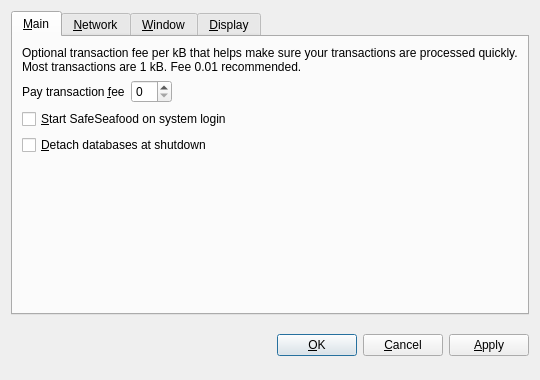
<?xml version="1.0" encoding="UTF-8"?>
<ui version="4.0">
 <class>OptionsDialog</class>
 <widget class="QDialog" name="OptionsDialog">
  <property name="geometry">
   <rect>
    <x>0</x>
    <y>0</y>
    <width>540</width>
    <height>380</height>
   </rect>
  </property>
  <property name="windowTitle">
   <string>Options</string>
  </property>
  <property name="modal">
   <bool>true</bool>
  </property>
  <layout class="QVBoxLayout" name="verticalLayout">
   <item>
    <widget class="QTabWidget" name="tabWidget">
     <property name="tabPosition">
      <enum>QTabWidget::North</enum>
     </property>
     <property name="currentIndex">
      <number>0</number>
     </property>
     <widget class="QWidget" name="tabMain">
      <attribute name="title">
       <string>&amp;Main</string>
      </attribute>
      <layout class="QVBoxLayout" name="verticalLayout_Main">
       <item>
        <widget class="QLabel" name="transactionFeeInfoLabel">
         <property name="text">
          <string>Optional transaction fee per kB that helps make sure your transactions are processed quickly. Most transactions are 1 kB. Fee 0.01 recommended.</string>
         </property>
         <property name="textFormat">
          <enum>Qt::PlainText</enum>
         </property>
         <property name="wordWrap">
          <bool>true</bool>
         </property>
        </widget>
       </item>
       <item>
        <layout class="QHBoxLayout" name="horizontalLayout_Main">
         <item>
          <widget class="QLabel" name="transactionFeeLabel">
           <property name="text">
            <string>Pay transaction &amp;fee</string>
           </property>
           <property name="textFormat">
            <enum>Qt::PlainText</enum>
           </property>
           <property name="buddy">
            <cstring>transactionFee</cstring>
           </property>
          </widget>
         </item>
         <item>
          <widget class="BitcoinAmountField" name="transactionFee"/>
         </item>
         <item>
          <spacer name="horizontalSpacer_Main">
           <property name="orientation">
            <enum>Qt::Horizontal</enum>
           </property>
           <property name="sizeHint" stdset="0">
            <size>
             <width>40</width>
             <height>20</height>
            </size>
           </property>
          </spacer>
         </item>
        </layout>
       </item>
       <item>
        <widget class="QCheckBox" name="bitcoinAtStartup">
         <property name="toolTip">
          <string>Automatically start SafeSeafood after logging in to the system.</string>
         </property>
         <property name="text">
          <string>&amp;Start SafeSeafood on system login</string>
         </property>
        </widget>
       </item>
       <item>
        <widget class="QCheckBox" name="detachDatabases">
         <property name="toolTip">
          <string>Detach block and address databases at shutdown. This means they can be moved to another data directory, but it slows down shutdown. The wallet is always detached.</string>
         </property>
         <property name="text">
          <string>&amp;Detach databases at shutdown</string>
         </property>
        </widget>
       </item>
       <item>
        <spacer name="verticalSpacer_Main">
         <property name="orientation">
          <enum>Qt::Vertical</enum>
         </property>
         <property name="sizeHint" stdset="0">
          <size>
           <width>20</width>
           <height>40</height>
          </size>
         </property>
        </spacer>
       </item>
      </layout>
     </widget>
     <widget class="QWidget" name="tabNetwork">
      <attribute name="title">
       <string>&amp;Network</string>
      </attribute>
      <layout class="QVBoxLayout" name="verticalLayout_Network">
       <item>
        <widget class="QCheckBox" name="mapPortUpnp">
         <property name="toolTip">
          <string>Automatically open the SafeSeafood client port on the router. This only works when your router supports UPnP and it is enabled.</string>
         </property>
         <property name="text">
          <string>Map port using &amp;UPnP</string>
         </property>
        </widget>
       </item>
       <item>
        <widget class="QCheckBox" name="connectSocks">
         <property name="toolTip">
          <string>Connect to the SafeSeafood network through a SOCKS proxy (e.g. when connecting through Tor).</string>
         </property>
         <property name="text">
          <string>&amp;Connect through SOCKS proxy:</string>
         </property>
        </widget>
       </item>
       <item>
        <layout class="QHBoxLayout" name="horizontalLayout_Network">
         <item>
          <widget class="QLabel" name="proxyIpLabel">
           <property name="text">
            <string>Proxy &amp;IP:</string>
           </property>
           <property name="textFormat">
            <enum>Qt::PlainText</enum>
           </property>
           <property name="buddy">
            <cstring>proxyIp</cstring>
           </property>
          </widget>
         </item>
         <item>
          <widget class="QValidatedLineEdit" name="proxyIp">
           <property name="maximumSize">
            <size>
             <width>140</width>
             <height>16777215</height>
            </size>
           </property>
           <property name="toolTip">
            <string>IP address of the proxy (e.g. 127.0.0.1)</string>
           </property>
          </widget>
         </item>
         <item>
          <widget class="QLabel" name="proxyPortLabel">
           <property name="text">
            <string>&amp;Port:</string>
           </property>
           <property name="textFormat">
            <enum>Qt::PlainText</enum>
           </property>
           <property name="buddy">
            <cstring>proxyPort</cstring>
           </property>
          </widget>
         </item>
         <item>
          <widget class="QLineEdit" name="proxyPort">
           <property name="maximumSize">
            <size>
             <width>55</width>
             <height>16777215</height>
            </size>
           </property>
           <property name="toolTip">
            <string>Port of the proxy (e.g. 9050)</string>
           </property>
          </widget>
         </item>
         <item>
          <widget class="QLabel" name="socksVersionLabel">
           <property name="text">
            <string>SOCKS &amp;Version:</string>
           </property>
           <property name="textFormat">
            <enum>Qt::PlainText</enum>
           </property>
           <property name="buddy">
            <cstring>socksVersion</cstring>
           </property>
          </widget>
         </item>
         <item>
          <widget class="QValueComboBox" name="socksVersion">
           <property name="toolTip">
            <string>SOCKS version of the proxy (e.g. 5)</string>
           </property>
          </widget>
         </item>
         <item>
          <spacer name="horizontalSpacer_Network">
           <property name="orientation">
            <enum>Qt::Horizontal</enum>
           </property>
           <property name="sizeHint" stdset="0">
            <size>
             <width>40</width>
             <height>20</height>
            </size>
           </property>
          </spacer>
         </item>
        </layout>
       </item>
       <item>
        <spacer name="verticalSpacer_Network">
         <property name="orientation">
          <enum>Qt::Vertical</enum>
         </property>
         <property name="sizeHint" stdset="0">
          <size>
           <width>20</width>
           <height>40</height>
          </size>
         </property>
        </spacer>
       </item>
      </layout>
     </widget>
     <widget class="QWidget" name="tabWindow">
      <attribute name="title">
       <string>&amp;Window</string>
      </attribute>
      <layout class="QVBoxLayout" name="verticalLayout_Window">
       <item>
        <widget class="QCheckBox" name="minimizeToTray">
         <property name="toolTip">
          <string>Show only a tray icon after minimizing the window.</string>
         </property>
         <property name="text">
          <string>&amp;Minimize to the tray instead of the taskbar</string>
         </property>
        </widget>
       </item>
       <item>
        <widget class="QCheckBox" name="minimizeOnClose">
         <property name="toolTip">
          <string>Minimize instead of exit the application when the window is closed. When this option is enabled, the application will be closed only after selecting Quit in the menu.</string>
         </property>
         <property name="text">
          <string>M&amp;inimize on close</string>
         </property>
        </widget>
       </item>
       <item>
        <spacer name="verticalSpacer_Window">
         <property name="orientation">
          <enum>Qt::Vertical</enum>
         </property>
         <property name="sizeHint" stdset="0">
          <size>
           <width>20</width>
           <height>40</height>
          </size>
         </property>
        </spacer>
       </item>
      </layout>
     </widget>
     <widget class="QWidget" name="tabDisplay">
      <attribute name="title">
       <string>&amp;Display</string>
      </attribute>
      <layout class="QVBoxLayout" name="verticalLayout_Display">
       <item>
        <layout class="QHBoxLayout" name="horizontalLayout_1_Display">
         <item>
          <widget class="QLabel" name="langLabel">
           <property name="text">
            <string>User Interface &amp;language:</string>
           </property>
           <property name="textFormat">
            <enum>Qt::PlainText</enum>
           </property>
           <property name="buddy">
            <cstring>lang</cstring>
           </property>
          </widget>
         </item>
         <item>
          <widget class="QValueComboBox" name="lang">
           <property name="toolTip">
            <string>The user interface language can be set here. This setting will take effect after restarting SafeSeafood.</string>
           </property>
          </widget>
         </item>
        </layout>
       </item>
       <item>
        <layout class="QHBoxLayout" name="horizontalLayout_2_Display">
         <item>
          <widget class="QLabel" name="unitLabel">
           <property name="text">
            <string>&amp;Unit to show amounts in:</string>
           </property>
           <property name="textFormat">
            <enum>Qt::PlainText</enum>
           </property>
           <property name="buddy">
            <cstring>unit</cstring>
           </property>
          </widget>
         </item>
         <item>
          <widget class="QValueComboBox" name="unit">
           <property name="toolTip">
            <string>Choose the default subdivision unit to show in the interface and when sending coins.</string>
           </property>
          </widget>
         </item>
        </layout>
       </item>
       <item>
        <widget class="QCheckBox" name="displayAddresses">
         <property name="toolTip">
          <string>Whether to show SafeSeafood addresses in the transaction list or not.</string>
         </property>
         <property name="text">
          <string>&amp;Display addresses in transaction list</string>
         </property>
        </widget>
       </item>
       <item>
        <spacer name="verticalSpacer_Display">
         <property name="orientation">
          <enum>Qt::Vertical</enum>
         </property>
         <property name="sizeHint" stdset="0">
          <size>
           <width>20</width>
           <height>40</height>
          </size>
         </property>
        </spacer>
       </item>
      </layout>
     </widget>
    </widget>
   </item>
   <item>
    <layout class="QHBoxLayout" name="horizontalLayout_Buttons">
     <item>
      <spacer name="horizontalSpacer_1">
       <property name="orientation">
        <enum>Qt::Horizontal</enum>
       </property>
       <property name="sizeHint" stdset="0">
        <size>
         <width>40</width>
         <height>48</height>
        </size>
       </property>
      </spacer>
     </item>
     <item>
      <widget class="QLabel" name="statusLabel">
       <property name="font">
        <font>
         <weight>75</weight>
         <bold>true</bold>
        </font>
       </property>
       <property name="text">
        <string/>
       </property>
       <property name="textFormat">
        <enum>Qt::PlainText</enum>
       </property>
       <property name="wordWrap">
        <bool>true</bool>
       </property>
      </widget>
     </item>
     <item>
      <spacer name="horizontalSpacer_2">
       <property name="orientation">
        <enum>Qt::Horizontal</enum>
       </property>
       <property name="sizeHint" stdset="0">
        <size>
         <width>40</width>
         <height>48</height>
        </size>
       </property>
      </spacer>
     </item>
     <item>
      <widget class="QPushButton" name="okButton">
       <property name="text">
        <string>&amp;OK</string>
       </property>
      </widget>
     </item>
     <item>
      <widget class="QPushButton" name="cancelButton">
       <property name="text">
        <string>&amp;Cancel</string>
       </property>
       <property name="autoDefault">
        <bool>false</bool>
       </property>
      </widget>
     </item>
     <item>
      <widget class="QPushButton" name="applyButton">
       <property name="text">
        <string>&amp;Apply</string>
       </property>
       <property name="autoDefault">
        <bool>false</bool>
       </property>
      </widget>
     </item>
    </layout>
   </item>
  </layout>
 </widget>
 <customwidgets>
  <customwidget>
   <class>BitcoinAmountField</class>
   <extends>QSpinBox</extends>
   <header>bitcoinamountfield.h</header>
  </customwidget>
  <customwidget>
   <class>QValueComboBox</class>
   <extends>QComboBox</extends>
   <header>qvaluecombobox.h</header>
  </customwidget>
  <customwidget>
   <class>QValidatedLineEdit</class>
   <extends>QLineEdit</extends>
   <header>qvalidatedlineedit.h</header>
  </customwidget>
 </customwidgets>
 <resources/>
 <connections/>
</ui>
